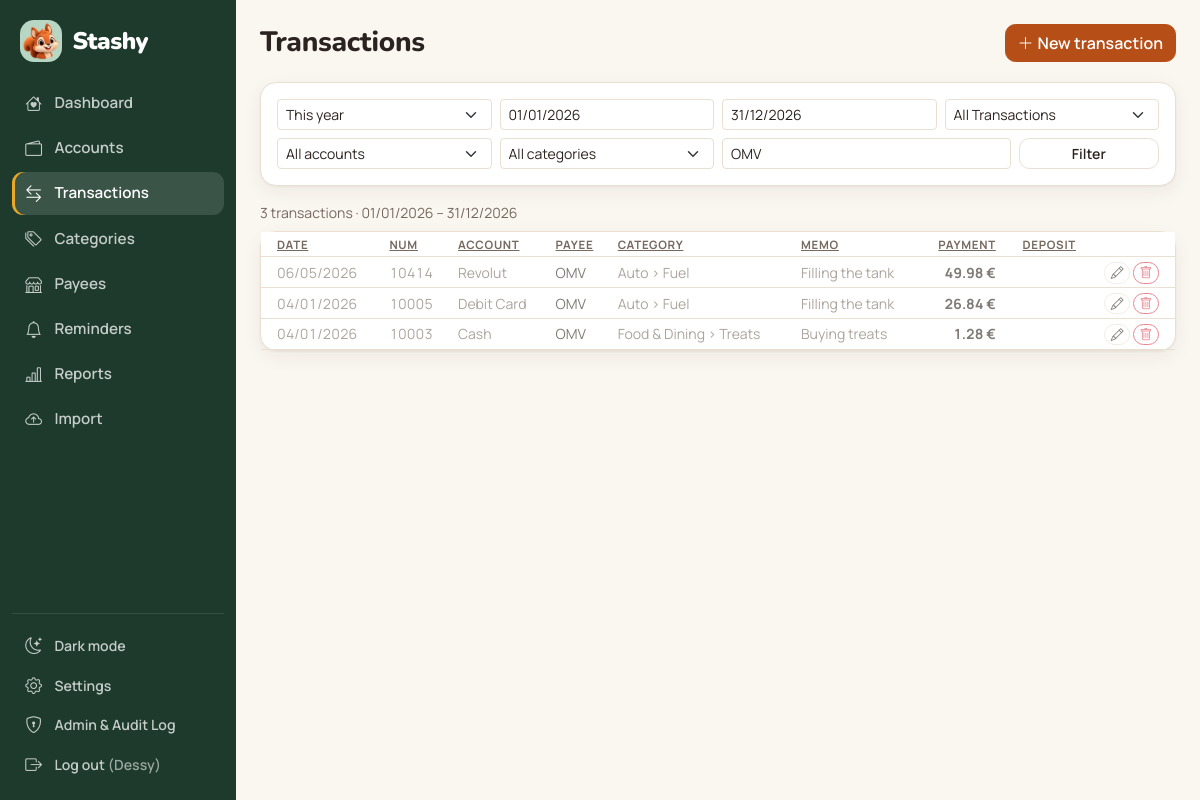
The page /transactions/?q=OMV (signed in) on the database its author committed.
### finance/models.py (models this page shows, shortened)
class Transaction(models.Model):
    account = models.ForeignKey(Account, related_name="transactions", on_delete=models.CASCADE)
    date = models.DateField()
    transaction_number = models.PositiveIntegerField(
        null=True, blank=True,
        help_text="Shared across all accounts, starting again at 1 every calendar year. You can change it.",
    )
    payee = models.ForeignKey(Payee, null=True, blank=True, on_delete=models.SET_NULL, related_name="transactions")
    payee_name = models.CharField(max_length=150, blank=True, help_text="Free-text payee if not memorized")
    category = models.ForeignKey(
        Category, null=True, blank=True, on_delete=models.SET_NULL, related_name="transactions"
    )
    memo = models.CharField(max_length=255, blank=True)
    amount = models.DecimalField(max_digits=12, decimal_places=2)
    cleared = models.BooleanField(default=False)
    reconciled = models.BooleanField(default=False)
    tags = models.ManyToManyField(Tag, blank=True, related_name="transactions")
    import_batch = models.ForeignKey(
        "ImportBatch", null=True, blank=True, on_delete=models.SET_NULL, related_name="transactions"
    )
    import_fingerprint = models.CharField(
        max_length=64, blank=True, db_index=True,
        help_text="Hash used to detect duplicate imports"
    )
    created_at = models.DateTimeField(auto_now_add=True)
    class Meta:
        ordering = ["-date", "-transaction_number", "-created_at"]
        indexes = [
            models.Index(fields=["date"]),
            models.Index(fields=["account", "date"]),
        ]
    @property
    def display_payee(self):
        return self.payee.name if self.payee_id else self.payee_name

class Account(models.Model):
    AccountType = AccountType
    name = models.CharField(max_length=120)
    account_type = models.CharField(max_length=20, choices=ACCOUNT_TYPE_CHOICES, default=AccountType.CASH)
    currency = models.CharField(max_length=3, choices=CURRENCY_CHOICES, default=DEFAULT_CURRENCY)
    institution = models.CharField(
        max_length=120, blank=True, help_text="Fill when a bank or company is behind this account.",
    )
    is_active = models.BooleanField(default=True)
    notes = models.TextField(blank=True)
    created_at = models.DateTimeField(auto_now_add=True)
    objects = AccountQuerySet.as_manager()
    class Meta:
        ordering = ["name"]

class Payee(models.Model):
    OPENING_BALANCE = "Opening Balance"
    TRANSFER_MONEY = "Transfer Money"
    RECONCILIATION_ADJUSTMENT = "Reconciliation Adjustment"
    SYSTEM_NAMES = (OPENING_BALANCE, TRANSFER_MONEY, RECONCILIATION_ADJUSTMENT)
    name = models.CharField(max_length=150, unique=True)
    is_active = models.BooleanField(default=True)
    class Meta:
        ordering = ["name"]

class Category(models.Model):
    class CategoryType(models.TextChoices):
        INCOME = "income", "Income"
        EXPENSE = "expense", "Expense"
        TRANSFER = "transfer", "Transfer"
    name = models.CharField(max_length=120)
    parent = models.ForeignKey(
        "self", null=True, blank=True, related_name="subcategories", on_delete=models.CASCADE
    )
    category_type = models.CharField(max_length=10, choices=CategoryType.choices, default=CategoryType.EXPENSE)
    account = models.OneToOneField(
        Account, null=True, blank=True, editable=False, on_delete=models.CASCADE, related_name="transfer_category",
        help_text="Set only on an account's own transfer category, which Stashy creates and deletes with the account.",
    )
    class Meta:
        verbose_name_plural = "categories"
        ordering = ["parent__name", "name"]
        constraints = [
            models.UniqueConstraint(fields=["name", "parent"], name="unique_category_name_per_parent")
        ]
    def __str__(self):
        return self.full_name
    @property
    def full_name(self):
        return f"{self.parent.name} > {self.name}" if self.parent_id else self.name

### finance/views.py (the view)
# urls.py: path("transactions/", views.transaction_list, name="transaction_list"),
@login_required
def transaction_list(request):
    transactions = Transaction.objects.select_related("account", "category__parent", "payee")
    account_id = request.GET.get("account", "")
    category_id = request.GET.get("category", "")
    status = request.GET.get("status", "")
    search = request.GET.get("q", "").strip()
    with_subcategories = request.GET.get("with_subcategories") == "1"
    selected_category = None
    range_key = request.GET.get("range", "")
    start = _iso_date(request.GET.get("start"))
    end = _iso_date(request.GET.get("end"))
    if range_key and range_key != "custom":
        start, end, _ = resolve_range({"range": range_key})
    elif "range" not in request.GET and start is None and end is None:
        start, end, _ = resolve_range({"range": "this_year"})
        range_key = "this_year"
    elif start or end:
        range_key = "custom"
    if account_id.isdigit():
        transactions = transactions.filter(account_id=account_id)
    if category_id == "none":
        transactions = transactions.filter(category__isnull=True)
    elif category_id.isdigit():
        selected_category = Category.objects.filter(pk=category_id).first()
        category_ids = [int(category_id)]
        if with_subcategories and selected_category:
            category_ids += [sub.pk for sub in selected_category.descendants()]
        transactions = transactions.filter(category_id__in=category_ids)
    if start:
        transactions = transactions.filter(date__gte=start)
    if end:
        transactions = transactions.filter(date__lte=end)
    if status == "reconciled":
        transactions = transactions.filter(reconciled=True)
    elif status == "unreconciled":
        transactions = transactions.filter(reconciled=False)
    if search:
        transactions = transactions.filter(
            Q(payee__name__icontains=search) | Q(payee_name__icontains=search) | Q(memo__icontains=search)
        )
    transactions, sort, sort_next = _sorted(request, transactions, TRANSACTION_LIST_SORT_FIELDS)
    context = {
        "transactions": transactions,
        "accounts": Account.objects.all(),
        "categories": Category.objects.select_related("parent"),
        "selected_account": account_id,
        "selected_category": category_id,
        "selected_category_obj": selected_category,
        "with_subcategories": with_subcategories,
        "status": status,
        "range": range_key,
        "range_choices": TRANSACTION_RANGE_CHOICES,
        "start": start,
        "end": end,
        "sort": sort,
        "sort_next": sort_next,
        "search": search,
    }
    return render(request, "finance/transaction_list.html", context)

### finance/templates/finance/transaction_list.html (shortened to what this page needs)
{% extends "finance/base.html" %}
{% load stashy_format %}
{% block content %}
<div class="page-header">
    <h1 class="h3 mb-0">Transactions</h1>
    <a href="{% url 'finance:transaction_add' %}" class="btn btn-primary"><i class="bi bi-plus-lg me-1"></i>New transaction</a>
</div>
<form method="get" class="card p-3 mb-3">
    <div class="row g-2 mb-2">
        <div class="col-md-3">
            <select name="range" class="form-select form-select-sm" onchange="this.form.submit()" aria-label="Date range">
                {% for value, label in range_choices %}<option value="{{ value }}" {% if range == value %}selected{% endif %}>{{ label }}</option>{% endfor %}
            </select>
        </div>
        <div class="col-md-3">
            <input type="text" name="start" class="form-control form-control-sm" data-datepicker placeholder="Start" value="{{ start|sdate }}" aria-label="Start date">
        </div>
        <div class="col-md-3">
            <input type="text" name="end" class="form-control form-control-sm" data-datepicker placeholder="End" value="{{ end|sdate }}" aria-label="End date">
        </div>
        <div class="col-md-3">
            <select name="status" class="form-select form-select-sm" onchange="this.form.submit()" aria-label="Reconciliation status">
                <option value="">All Transactions</option>
            </select>
        </div>
    </div>
    <div class="row g-2">
        <div class="col-md-3">
            <select name="account" class="form-select form-select-sm" onchange="this.form.submit()" aria-label="Account">
                <option value="">All accounts</option>
            </select>
        </div>
        <div class="col-md-3">
            <select name="category" class="form-select form-select-sm" onchange="this.form.submit()" aria-label="Category">
                <option value="">All categories</option>
            </select>
        </div>
        <div class="col-md-4">
            <input type="text" name="q" class="form-control form-control-sm" placeholder="Search payee or memo" value="{{ search }}" aria-label="Search payee or memo">
        </div>
        <div class="col-md-2">
            <button class="btn btn-sm btn-outline-secondary w-100">Filter</button>
        </div>
    </div>
</form>
<div class="text-body-secondary small mb-2">
    {{ transactions|length }} transaction{{ transactions|length|pluralize }}
    {% if start or end %}· {{ start|sdate|default:"…" }} – {{ end|sdate|default:"…" }}{% endif %}
</div>
<div class="card">
    <table class="table table-hover mb-0 align-middle register">
        <thead>
            <tr>
                <th><a href="{% querystring sort=sort_next.date %}" class="sort-link">Date{% include "finance/includes/sort_arrow.html" with column="date" %}</a></th>
                <th><a href="{% querystring sort=sort_next.num %}" class="sort-link">Num{% include "finance/includes/sort_arrow.html" with column="num" %}</a></th>
                <th><a href="{% querystring sort=sort_next.account %}" class="sort-link">Account{% include "finance/includes/sort_arrow.html" with column="account" %}</a></th>
                <th><a href="{% querystring sort=sort_next.payee %}" class="sort-link">Payee{% include "finance/includes/sort_arrow.html" with column="payee" %}</a></th>
                <th><a href="{% querystring sort=sort_next.category %}" class="sort-link">Category{% include "finance/includes/sort_arrow.html" with column="category" %}</a></th>
                <th><a href="{% querystring sort=sort_next.memo %}" class="sort-link">Memo{% include "finance/includes/sort_arrow.html" with column="memo" %}</a></th>
                <th class="text-end"><a href="{% querystring sort=sort_next.amount %}" class="sort-link">Payment{% include "finance/includes/sort_arrow.html" with column="amount" %}</a></th>
                <th class="text-end"><a href="{% querystring sort=sort_next.amount %}" class="sort-link">Deposit{% include "finance/includes/sort_arrow.html" with column="amount" %}</a></th>
                <th></th>
            </tr>
        </thead>
        <tbody>
        {% for t in transactions %}
            <tr{% if t.reconciled %} class="row-reconciled"{% endif %}>
                <td class="text-body-secondary text-nowrap">{{ t.date|sdate }}</td>
                <td class="text-body-secondary">{{ t.transaction_number|default:"—" }}</td>
                <td class="text-body-secondary">{{ t.account.name }}</td>
                <td>{{ t.display_payee }}</td>
                <td class="text-body-secondary">{{ t.category|default:"—" }}</td>
                <td class="text-body-secondary">{{ t.memo }}</td>
                <td class="text-end text-nowrap amount-negative">{% if t.amount < 0 %}{{ t.amount|abs_value|moneyc:t.account.currency }}{% endif %}</td>
                <td class="text-end text-nowrap amount-positive">{% if t.amount > 0 %}{{ t.amount|moneyc:t.account.currency }}{% endif %}</td>
                <td class="text-end text-nowrap">
                    <a href="{% url 'finance:transaction_edit' t.pk %}?next={{ request.get_full_path|urlencode }}" class="btn btn-sm btn-outline-secondary btn-icon" aria-label="Edit"><i class="bi bi-pencil"></i></a>
                    <a href="{% url 'finance:transaction_delete' t.pk %}?next={{ request.get_full_path|urlencode }}" class="btn btn-sm btn-outline-danger btn-icon" aria-label="Delete"><i class="bi bi-trash"></i></a>
                </td>
            </tr>
        {% empty %}
            <tr><td colspan="9">{% include "finance/includes/empty_state.html" with title="Nothing here" text="No transactions match these filters." %}</td></tr>
        {% endfor %}
        </tbody>
    </table>
</div>
{% endblock %}

### finance/templates/finance/includes/sidebar_contents.html (shortened to what this page needs)
{% load static %}
{% with current=request.resolver_match.url_name|default:"" %}
<a href="{% url 'finance:dashboard' %}" class="stashy-brand">
    <img src="{% static 'finance/img/mascot-face-96.png' %}" alt="" width="42" height="42">
    <span>Stashy</span>
</a>
<nav class="stashy-nav">
    <a href="{% url 'finance:dashboard' %}" class="{% if current == 'dashboard' %}active{% endif %}"><i class="bi bi-house-heart"></i>Dashboard</a>
    <a href="{% url 'finance:account_list' %}" class="{% if 'account' in current %}active{% endif %}"><i class="bi bi-wallet2"></i>Accounts</a>
    <a href="{% url 'finance:transaction_list' %}" class="{% if 'transaction' in current and current != 'import_transactions' %}active{% endif %}"><i class="bi bi-arrow-left-right"></i>Transactions</a>
    <a href="{% url 'finance:category_list' %}" class="{% if 'category' in current %}active{% endif %}"><i class="bi bi-tags"></i>Categories</a>
    <a href="{% url 'finance:payee_list' %}" class="{% if 'payee' in current %}active{% endif %}"><i class="bi bi-shop"></i>Payees</a>
    <a href="{% url 'finance:reminder_list' %}" class="{% if 'reminder' in current %}active{% endif %}"><i class="bi bi-bell"></i>Reminders</a>
    <a href="{% url 'finance:reports' %}" class="{% if current == 'reports' %}active{% endif %}"><i class="bi bi-bar-chart-line"></i>Reports</a>
    <a href="{% url 'finance:import_transactions' %}" class="{% if current == 'import_transactions' %}active{% endif %}"><i class="bi bi-cloud-arrow-up"></i>Import</a>
</nav>
<div class="stashy-sidebar-footer">
    <button type="button" class="sidebar-action" data-theme-toggle aria-label="Switch to dark mode">
        <i class="bi bi-moon-stars"></i><span data-theme-label>Dark mode</span>
    </button>
    <a href="{% url 'finance:settings' %}" class="sidebar-action {% if current == 'settings' %}active{% endif %}"><i class="bi bi-gear"></i><span>Settings</span></a>
    <a href="{% url 'admin:index' %}" target="_blank" rel="noopener" class="sidebar-action"><i class="bi bi-shield-lock"></i><span>Admin &amp; Audit Log</span></a>
    {% if user.is_authenticated %}
    <form method="post" action="{% url 'logout' %}">
        <button type="submit" class="sidebar-action">
            <i class="bi bi-box-arrow-right"></i><span>Log out <span class="opacity-75">({{ user.username }})</span></span>
        </button>
    </form>
    {% endif %}
</div>
{% endwith %}

### rows shown on the page
Transaction: date|sdate "06/05/2026", transaction_number "10414", account.name "Revolut", display_payee "OMV", category "Auto > Fuel", memo "Filling the tank", amount|abs_value "49.98 €"
Transaction: date|sdate "04/01/2026", transaction_number "10005", account.name "Debit Card", display_payee "OMV", category "Auto > Fuel", memo "Filling the tank", amount|abs_value "26.84 €"
Transaction: date|sdate "04/01/2026", transaction_number "10003", account.name "Cash", display_payee "OMV", category "Food & Dining > Treats", memo "Buying treats", amount|abs_value "1.28 €"

### other values the page prints
{{ user.username }} "Dessy"
{{ transactions|length }} "3"
{{ start|sdate|default:"…" }} "01/01/2026"
{{ end|sdate|default:"…" }} "31/12/2026"
form field range "This year"
